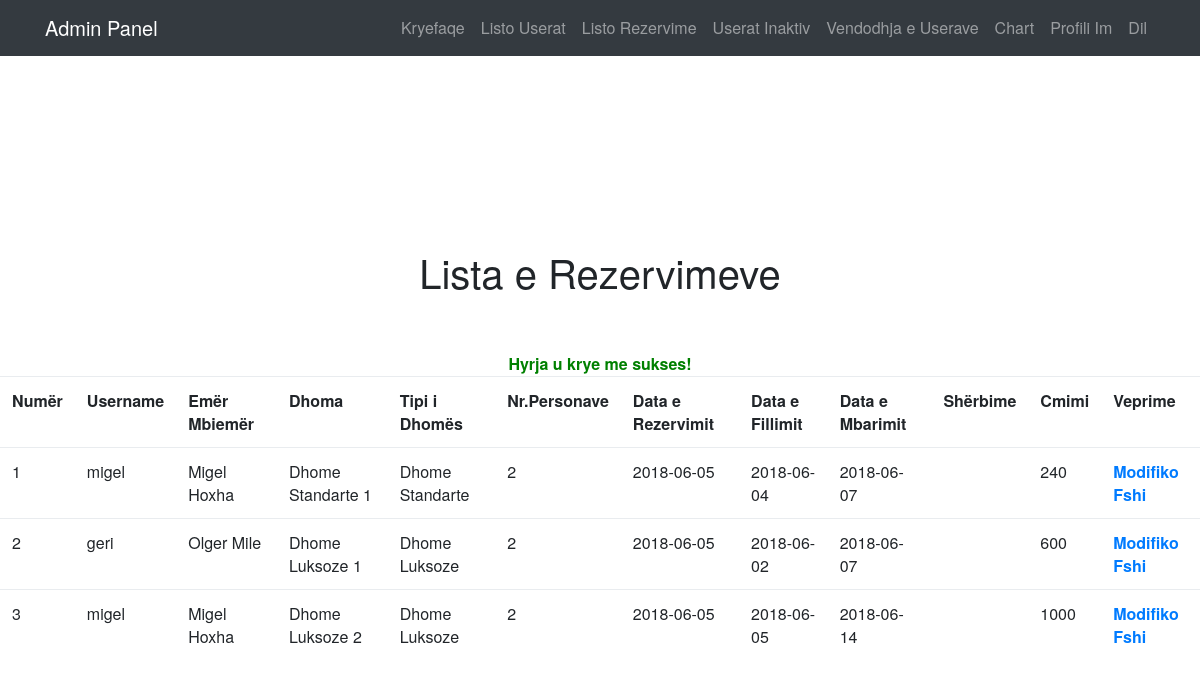
Page /listreservation.php (signed in) on the committed database.
### tables this page shows
CREATE TABLE IF NOT EXISTS `rezervimi` (
`RezervimId` int(10) NOT NULL,
  `PerdoruesId` int(10) NOT NULL,
  `DateRezervimi` date DEFAULT NULL,
  `DhomaId` int(10) NOT NULL,
  `DateFillimi` date NOT NULL,
  `DateMbarimi` date NOT NULL,
  `DataPagesaTotale` date DEFAULT NULL,
  `SasiaPagesaTotale` int(10) NOT NULL,
  `Sherbime` text NOT NULL,
  `AnulloRezervim` tinyint(1) NOT NULL DEFAULT '1',
  `NrPersonave` int(2) NOT NULL
);

CREATE TABLE IF NOT EXISTS `perdorues` (
`PerdoruesId` int(10) NOT NULL,
  `RoletId` int(10) NOT NULL DEFAULT '1',
  `Emer` varchar(30) NOT NULL,
  `Mbiemer` varchar(30) NOT NULL,
  `NrTel` varchar(15) NOT NULL,
  `Email` varchar(100) NOT NULL,
  `Username` varchar(30) NOT NULL,
  `Password` varchar(64) NOT NULL,
  `Mosha` int(3) DEFAULT NULL,
  `Gjinia` tinyint(1) NOT NULL DEFAULT '0',
  `ResetPassword` varchar(64) NOT NULL,
  `Inaktiv` tinyint(1) NOT NULL DEFAULT '1',
  `Adresa` varchar(100) DEFAULT NULL,
  `Shteti` varchar(30) DEFAULT NULL,
  `Qyteti` varchar(30) DEFAULT NULL,
  `lat` text,
  `lng` text
);

CREATE TABLE IF NOT EXISTS `dhoma` (
`DhomaId` int(10) NOT NULL,
  `TipiDhomesId` int(10) NOT NULL,
  `NrDhomes` int(3) NOT NULL,
  `Gjendje` tinyint(1) NOT NULL DEFAULT '1',
  `Notes` text NOT NULL
);

CREATE TABLE IF NOT EXISTS `tipidhomes` (
`TipiDhomesId` int(10) NOT NULL,
  `Pershkrimi` text NOT NULL,
  `Lloji` text NOT NULL,
  `Cmimi` float NOT NULL,
  `Kati` int(3) NOT NULL
);

### listreservation.php (the view, shortened to what this page needs)
<?php
include 'includes/header.php' ;
include 'includes/adminnav.php' ;
?>
<html>
<body>
<h1 align="center"> Lista e Rezervimeve </h1>
<?php
 include('db/dbconnect.php');
 ?>
<table class="table table-hover">
<tr>
<td><b>Numër</b></td><td><b>Username</b></td><td><b>Emër Mbiemër</b></td><td><b>Dhoma</b></td><td><b>Tipi i Dhomës</b></td><td><b>Nr.Personave</b></td>
<td><b>Data e Rezervimit</b></td><td><b>Data e Fillimit</b></td><td><b>Data e Mbarimit</b></td><td><b>Shërbime</b></td><td><b>Cmimi</b></td>
<td><b>Veprime</b> <br>
</tr>
<?php
  $sqlcomand="SELECT  DISTINCT
p.PerdoruesId,p.Username,p.Emer,p.Mbiemer, r.RezervimId,r.DateFillimi,r.DateMbarimi,r.DateRezervimi,
r.SasiaPagesaTotale,r.Sherbime,r.NrPersonave,dh.NrDhomes,dh.DhomaId,dh.Notes,t.Lloji
FROM rezervimi r
JOIN perdorues p ON r.PerdoruesId=p.PerdoruesId
  JOIN  dhoma  dh ON r.DhomaId = dh.DhomaId
  JOIN  tipidhomes t ON t.TipiDhomesId=dh.TipiDhomesId
  WHERE r.AnulloRezervim=1
";
$result=mysqli_query($con,$sqlcomand);
$c=0;
while($row=mysqli_fetch_array($result,MYSQLI_BOTH))
{
	echo'<tr><td>'.++$c .'</td><td>'.$row['Username'].'</td><td>'.$row['Emer'].' '.$row['Mbiemer'].
	'</td><td>'.$row['Notes'].'</td><td>'.$row['Lloji'].'</td><td>'.$row['NrPersonave'].'</td><td>'.$row['DateRezervimi'].'</td><td>'.$row['DateFillimi'].'</td>
	<td>'.$row['DateMbarimi'].'</td><td>'.$row['Sherbime'].'</td><td>'.$row['SasiaPagesaTotale'].'</td>
	<td><a  href="editreservation.php?RezervimId='.$row['RezervimId'].'"> <b>Modifiko</b> </a> <a href="deletereservation.php?RezervimId='.$row['RezervimId'].'"> <b>Fshi</b></a></td></tr>';
}
?>
</table>
</body>
</html>

### css/style.css (style rules this page uses)
body { overflow-x: hidden; font-family: 'Roboto Slab', 'Helvetica Neue', Helvetica, Arial, sans-serif; }

### rows in the picture
rezervimi: PerdoruesId.Username "migel", PerdoruesId.Emer "Migel", PerdoruesId.Mbiemer "Hoxha", DhomaId.Notes "Dhome Standarte 1", tipidhomes.Lloji "Dhome Standarte", NrPersonave "2", DateRezervimi "2018-06-05", DateFillimi "2018-06-04", DateMbarimi "2018-06-07", SasiaPagesaTotale "240"
rezervimi: PerdoruesId.Username "geri", PerdoruesId.Emer "Olger", PerdoruesId.Mbiemer "Mile", DhomaId.Notes "Dhome Luksoze 1", tipidhomes.Lloji "Dhome Luksoze", NrPersonave "2", DateRezervimi "2018-06-05", DateFillimi "2018-06-02", DateMbarimi "2018-06-07", SasiaPagesaTotale "600"
rezervimi: PerdoruesId.Username "migel", PerdoruesId.Emer "Migel", PerdoruesId.Mbiemer "Hoxha", DhomaId.Notes "Dhome Luksoze 2", tipidhomes.Lloji "Dhome Luksoze", NrPersonave "2", DateRezervimi "2018-06-05", DateFillimi "2018-06-05", DateMbarimi "2018-06-14", SasiaPagesaTotale "1000"

### other values in the picture
$_SESSION["success"] "Hyrja u krye me sukses!"
